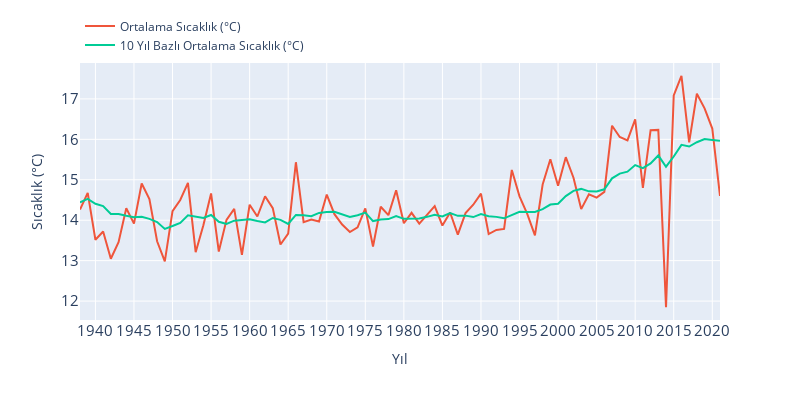

The code cell stored with this chart in its notebook:
### Code cell
# İlk çizgiyi çizin
fig = px.line()

# İkinci çizgiyi çizin ve mevcut grafiğe ekleyin
fig.add_scatter(x=sicaklik_reel['year'], y=sicaklik_reel['tavg'], mode='lines', name='Ortalama Sıcaklık (°C)')
fig.add_scatter(x=sicaklik_reel['year'], y=sicaklik_reel['sicaklik'], mode='lines', name='10 Yıl Bazlı Ortalama Sıcaklık (°C)')

# Grafiği özelleştir
fig.update_layout(
    width=800,   # Genişlik
    height=400,  # Yükseklik
    xaxis_title="Yıl",  # X ekseni başlığı
    yaxis_title="Sıcaklık (°C)",  # Y ekseni başlığı
    title_font=dict(size=30),  # Başlık font boyutu
    xaxis=dict(tickfont=dict(size=15), dtick=5),  # X ekseni etiket font boyutu ve daha sık yıl gösterimi
    yaxis=dict(tickfont=dict(size=15), dtick=1),  # Y ekseni etiket font boyutu ve daha sık sıcaklık gösterimi
    legend=dict(font=dict(size=12), x=0, y=1.2),  # Legend font boyutu ve üst orta konum
)

# Grafiği göster
fig.show()

### Figure 1 — Plotly figure (JSON) as saved in the notebook; plotly's stock layout.template omitted (floating-point values rounded to 4 significant figures)
{"data": [{"hovertemplate": "<extra></extra>", "legendgroup": "", "line": {"color": "#636efa", "dash": "solid"}, "marker": {"symbol": "circle"}, "mode": "lines", "name": "", "orientation": "v", "showlegend": false, "type": "scatter", "xaxis": "x", "yaxis": "y"}, {"mode": "lines", "name": "Ortalama Sıcaklık (°C)", "type": "scatter", "x": [1938, 1939, 1940, 1941, 1942, 1943, 1944, 1945, 1946, 1947, 1948, 1949, 1950, 1951, 1952, 1953, 1954, 1955, 1956, 1957, 1958, 1959, 1960, 1961, 1962, 1963, 1964, 1965, 1966, 1967, 1968, 1969, 1970, 1971, 1972, 1973, 1974, 1975, 1976, 1977, 1978, 1979, 1980, 1981, 1982, 1983, 1984, 1985, 1986, 1987, 1988, 1989, 1990, 1991, 1992, 1993, 1994, 1995, 1996, 1997, 1998, 1999, 2000, 2001, 2002, 2003, 2004, 2005, 2006, 2007, 2008, 2009, 2010, 2011, 2012, 2013, 2014, 2015, 2016, 2017, 2018, 2019, 2020, 2021], "y": [14.26, 14.68, 13.52, 13.72, 13.05, 13.46, 14.3, 13.92, 14.91, 14.53, 13.48, 12.98, 14.22, 14.5, 14.93, 13.21, 13.88, 14.66, 13.22, 14.01, 14.28, 13.14, 14.38, 14.09, 14.59, 14.3, 13.4, 13.67, 15.43, 13.95, 14.02, 13.97, 14.63, 14.15, 13.89, 13.71, 13.82, 14.29, 13.35, 14.33, 14.12, 14.74, 13.93, 14.18, 13.92, 14.14, 14.35, 13.87, 14.19, 13.64, 14.18, 14.38, 14.66, 13.66, 13.76, 13.78, 15.24, 14.59, 14.16, 13.62, 14.88, 15.51, 14.85, 15.56, 15.05, 14.28, 14.64, 14.56, 14.7, 16.34, 16.06, 15.97, 16.49, 14.8, 16.22, 16.23, 11.85, 17.09, 17.57, 15.93, 17.13, 16.77, 16.27, 14.6]}, {"mode": "lines", "name": "10 Yıl Bazlı Ortalama Sıcaklık (°C)", "type": "scatter", "x": [1938, 1939, 1940, 1941, 1942, 1943, 1944, 1945, 1946, 1947, 1948, 1949, 1950, 1951, 1952, 1953, 1954, 1955, 1956, 1957, 1958, 1959, 1960, 1961, 1962, 1963, 1964, 1965, 1966, 1967, 1968, 1969, 1970, 1971, 1972, 1973, 1974, 1975, 1976, 1977, 1978, 1979, 1980, 1981, 1982, 1983, 1984, 1985, 1986, 1987, 1988, 1989, 1990, 1991, 1992, 1993, 1994, 1995, 1996, 1997, 1998, 1999, 2000, 2001, 2002, 2003, 2004, 2005, 2006, 2007, 2008, 2009, 2010, 2011, 2012, 2013, 2014, 2015, 2016, 2017, 2018, 2019, 2020, 2021], "y": [14.44, 14.53, 14.41, 14.35, 14.15, 14.16, 14.11, 14.07, 14.09, 14.03, 13.95, 13.79, 13.86, 13.93, 14.12, 14.1, 14.05, 14.13, 13.96, 13.91, 13.99, 14.01, 14.02, 13.98, 13.95, 14.06, 14.01, 13.91, 14.13, 14.12, 14.1, 14.18, 14.21, 14.21, 14.14, 14.08, 14.12, 14.19, 13.98, 14.02, 14.03, 14.11, 14.03, 14.04, 14.04, 14.08, 14.14, 14.09, 14.18, 14.11, 14.11, 14.08, 14.15, 14.1, 14.08, 14.05, 14.14, 14.21, 14.2, 14.2, 14.27, 14.39, 14.41, 14.6, 14.72, 14.77, 14.71, 14.71, 14.77, 15.04, 15.15, 15.2, 15.36, 15.29, 15.41, 15.6, 15.32, 15.58, 15.86, 15.82, 15.93, 16.01, 15.98, 15.96]}], "layout": {"height": 400, "legend": {"font": {"size": 12}, "tracegroupgap": 0, "x": 0, "y": 1.2}, "margin": {"t": 60}, "title": {"font": {"size": 30}}, "width": 800, "xaxis": {"anchor": "y", "autorange": true, "domain": [0, 1], "dtick": 5, "range": [1938, 2021], "tickfont": {"size": 15}, "title": {"text": "Yıl"}, "type": "linear"}, "yaxis": {"anchor": "x", "autorange": true, "domain": [0, 1], "dtick": 1, "range": [11.53, 17.89], "tickfont": {"size": 15}, "title": {"text": "Sıcaklık (°C)"}, "type": "linear"}}}
